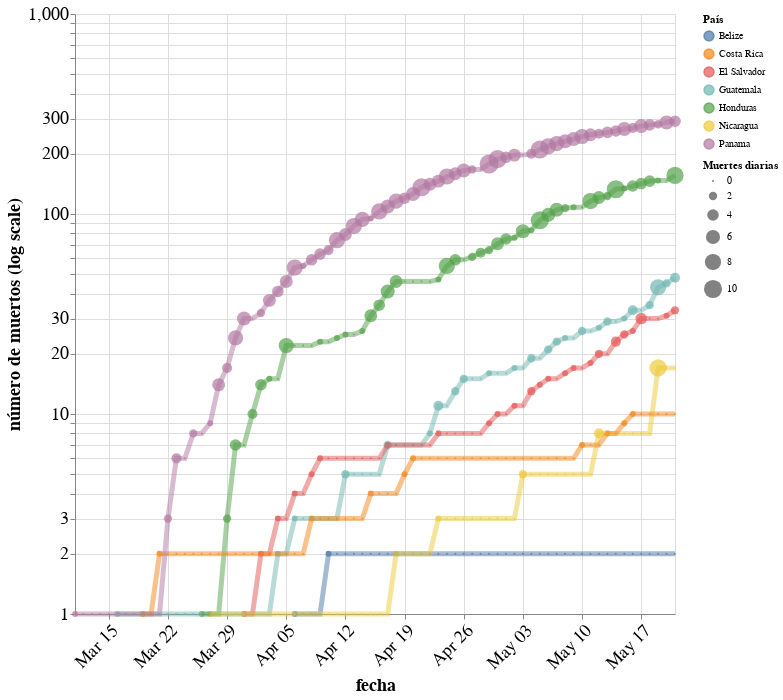

Write notebook code for a chart like this one.
### Markdown cell above
## Número de Muertes

### Code cell
#hide_input

# highlight_deaths = alt.selection(type='single',
#                           on='mouseover',
#                           fields=['country'],
#                           nearest=True)

base_deaths = alt.Chart(cdr_ca[cdr_ca["deaths"]>0], title="").encode(
    x = alt.X('date:T', title="fecha", axis = alt.Axis(format=("%b %d"), labelAngle=-45)),
    y = alt.Y('deaths:Q', scale=alt.Scale(type='log'), title="número de muertos (log scale)"),
    color = alt.Color('country:N', title="País"),
    tooltip = [alt.Tooltip('country', title='país'),
             alt.Tooltip('date:T', title='fecha'),
             alt.Tooltip('cases_per_million:Q', title='Diagnosticados por millon'),
             alt.Tooltip('cases:Q', title='Diagnosticados (Total)'),
             alt.Tooltip('new_cases:Q', title='Diagnosticados (Nuevos)'),
             alt.Tooltip('deaths:Q', title='Muertos (Total)'),
             alt.Tooltip('new_deaths:Q', title='Muertos (Nuevos)')
            ]
)

points_deaths = base_deaths.mark_circle().encode(
    size=alt.Size('new_deaths:Q', title="Muertes diarias"),
).add_selection(
    highlight
)

lines_deaths = base_deaths.mark_line(opacity=0.5).encode(
    size=alt.condition(~highlight, alt.value(2.5), alt.value(5)),
    
)

alt.layer(points_deaths, lines_deaths).properties(
    height=600,
    width=600
).configure_axis(
    labelFontSize=18,
    titleFontSize=18
)

### Figure 1 — Vega-Lite specification as saved in the notebook (floating-point values rounded to 4 significant figures; data arrays with more than 128 entries replaced by an {"elided": "..."} marker saying what was removed)
{"config": {"view": {"continuousWidth": 400, "continuousHeight": 300}, "axis": {"labelFontSize": 18, "titleFontSize": 18}}, "layer": [{"mark": "circle", "encoding": {"color": {"type": "nominal", "field": "country", "title": "País"}, "size": {"type": "quantitative", "field": "new_deaths", "title": "Muertes diarias"}, "tooltip": [{"type": "nominal", "field": "country", "title": "país"}, {"type": "temporal", "field": "date", "title": "fecha"}, {"type": "quantitative", "field": "cases_per_million", "title": "Diagnosticados por millon"}, {"type": "quantitative", "field": "cases", "title": "Diagnosticados (Total)"}, {"type": "quantitative", "field": "new_cases", "title": "Diagnosticados (Nuevos)"}, {"type": "quantitative", "field": "deaths", "title": "Muertos (Total)"}, {"type": "quantitative", "field": "new_deaths", "title": "Muertos (Nuevos)"}], "x": {"type": "temporal", "axis": {"format": "%b %d", "labelAngle": -45}, "field": "date", "title": "fecha"}, "y": {"type": "quantitative", "field": "deaths", "scale": {"type": "log"}, "title": "número de muertos (log scale)"}}, "selection": {"selector005": {"type": "single", "on": "mouseover", "fields": ["country"], "nearest": true}}, "title": ""}, {"mark": {"type": "line", "opacity": 0.5}, "encoding": {"color": {"type": "nominal", "field": "country", "title": "País"}, "size": {"condition": {"value": 2.5, "selection": {"not": "selector005"}}, "value": 5}, "tooltip": [{"type": "nominal", "field": "country", "title": "país"}, {"type": "temporal", "field": "date", "title": "fecha"}, {"type": "quantitative", "field": "cases_per_million", "title": "Diagnosticados por millon"}, {"type": "quantitative", "field": "cases", "title": "Diagnosticados (Total)"}, {"type": "quantitative", "field": "new_cases", "title": "Diagnosticados (Nuevos)"}, {"type": "quantitative", "field": "deaths", "title": "Muertos (Total)"}, {"type": "quantitative", "field": "new_deaths", "title": "Muertos (Nuevos)"}], "x": {"type": "temporal", "axis": {"format": "%b %d", "labelAngle": -45}, "field": "date", "title": "fecha"}, "y": {"type": "quantitative", "field": "deaths", "scale": {"type": "log"}, "title": "número de muertos (log scale)"}}, "title": ""}], "data": {"name": "data-9d6955873b1e25225ee1a512961cb7b8"}, "height": 600, "width": 600, "$schema": "https://vega.github.io/schema/vega-lite/v4.0.2.json", "datasets": {"data-9d6955873b1e25225ee1a512961cb7b8": {"elided": "414 records"}}}
